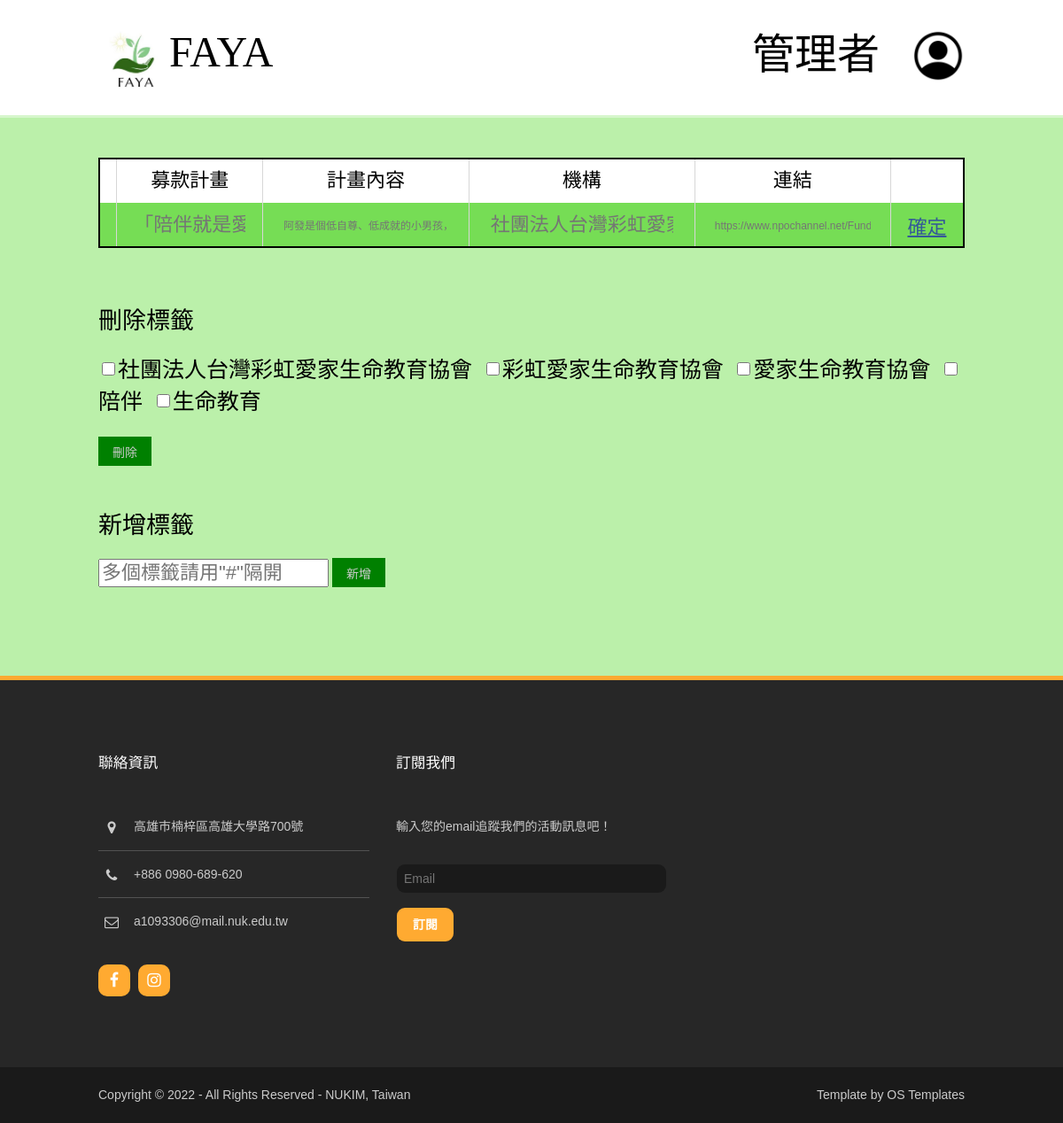
/final/updatePlan.php?pNo=1, run on the app's committed database.
### tables this page shows
CREATE TABLE `plan` (
  `pNo` int(10) NOT NULL,
  `pName` varchar(50) NOT NULL,
  `pNPO` varchar(20) NOT NULL,
  `pTag` varchar(500) NOT NULL,
  `pLink` varchar(1000) NOT NULL,
  `pDescription` varchar(2000) NOT NULL
);

### final/updatePlan.php (the view, shortened to what this page needs)
<!DOCTYPE html>
<html>
<head>
<link href="layout/styles/layout.css" rel="stylesheet" type="text/css" media="all">
</head>
<body id="top">
<div  style="background:linear-gradient(180deg, #FFFFFF 0%, #FFFFFF 130px,#bbf0aa 130px,  #bbf0aa 100%);">
  <div class="wrapper row1">
    <header id="header" class="hoc clear">
      <div id="logo" class="fl_left">
        <h1 class="heading"><a href="#"><img src="img/FAYA_logo2.jpg" style="width:80px; height: 80px;"><font color="black" size="7">FAYA</font></a></h1>
      </div>
      <div class ="fl_right">
        <br/>
        <h1 class="heading"><font color="black" size="7">管理者&nbsp&nbsp&nbsp</font><a href="admin.php"><img class="heading" src="img/profile.png" style="width:60px; height: 60px;"></a></h1>
    </div>
    </header>
  </div>
      <br/><br/>
      <div class="hoc">
      <?php
        require("DBconnected.php");
        $pNo = $_GET['pNo'];
        $i = $_SESSION['i'];
        $SQL="SELECT * FROM plan WHERE pNo='$pNo'";
        if ($result=mysqli_query($link, $SQL)){
            echo "<table border='1' style='border:2px #000000 solid;' cellpadding='5'>";
            echo "<td class='tdBlack'></td>";
            echo "<td class='tdBlack'>募款計畫</td>";
            echo "<td class='tdBlack'>計畫內容</td>";
            echo "<td class='tdBlack'>機構</td>";
            echo "<td class='tdBlack'>連結</td>";
            echo "<td class='tdBlack'></td>";
            while($row=mysqli_fetch_assoc($result)){
                echo "<form action='updatePlanConfirm.php' method = 'post' style = 'width: 100%;' enctype = 'multipart/form-data'>";
                echo "<tr>
                <td class='tdBlack'><input type='hidden' name='pNo' value='".$row['pNo']."'>".$i."</td>
                <td class='tdBlack'><input type='text' class='input1' style='width: 130px;' name='pName' placeholder='".$row['pName']."'></td>
                <td class='tdBlack'><input type='text' class='input1' style='width: 190px; font-size:12px;' name='pDescription' placeholder='".$row['pDescription']."'></td>
                <td class='tdBlack'><input type='text' class='input1' style='width: 210px;' name='pNPO' placeholder='".$row['pNPO']."'></td>
                <td class='tdBlack'><input type='text' class='input1' style='width: 180px; font-size:12px;' name='pLink' placeholder='".$row['pLink']."'></td>
                <td class='tdBlack'style='color: #345998;'><button type='submit'><u>確定</u></button></td>
                </tr>";
            }
            echo "</table>";
        }
    ?>
    <br/><br/>
    <h1 style='color:#000; font-size:27px;'>刪除標籤</h1>
    <?php
        $SQL1 = "SELECT pTag FROM plan WHERE pNo='$pNo'";
        $result = mysqli_query($link, $SQL1);
        $row = mysqli_fetch_assoc($result);
        $tagString = $row["pTag"];
        $tags= explode("#", $tagString);
        echo "<form action='deleteTag.php' method = 'post' style = 'width: 100%;' enctype = 'multipart/form-data'>";
        for($i = 1 ; $i < count($tags) -1 ; $i++){
            echo "<input class='magic-checkbox' type='checkbox' name='delTag[]' id='c1' value='".$tags[$i]."'>";
            echo "<label for='c1'>".$tags[$i]."</label>";
        }
        echo "<br/><br/>";
        echo "<button type='submit' class='button1'>刪除</button>";
        echo "</form>";
    ?>
    <br/><br/>
    <h1 style='color:#000; font-size:27px;'>新增標籤</h1>
    <form action='addTag.php' method = 'post' style = 'width: 100%;' enctype = 'multipart/form-data'>
        <input type='text' name='newTag' style='display:inline;font-size:22px;width:260px;color:#000;' placeholder='多個標籤請用"#"隔開' required>
        <button type='submit' class='button1'>新增</button>
    </form>
    <div class="inspace-50"></div>
  </div>
</div>
<div class="wrapper row4">
  <footer id="footer" class="hoc clear">
    <div class="one_third first">
      <h6 class="heading">聯絡資訊</h6>
      <ul class="nospace btmspace-30 linklist contact">
        <li><i class="fa fa-map-marker"></i>
          <address>
          高雄市楠梓區高雄大學路700號
          </address>
        </li>
        <li><i class="fa fa-phone"></i> +886 0980-689-620</li>
        <li><i class="fa fa-envelope-o"></i> a1093306@mail.nuk.edu.tw</li>
      </ul>
      <ul class="faico clear">
        <li><a class="faicon-facebook" href="https://www.facebook.com/FAYA-100346345957025"><i class="fa fa-facebook"></i></a></li>
        <li><a class="faicon-instagram" href="https://www.instagram.com/faya_npo/"><i class="fa fa-instagram"></i></a></li>
      </ul>
    </div>
    <div class="one_third">
      <h6 class="heading">訂閱我們</h6>
      <p class="nospace btmspace-30">輸入您的email追蹤我們的活動訊息吧！</p>
      <form method="post" action="mailSend.php">
        <fieldset>
          <input class="btmspace-15" type="text" name="email" placeholder="Email">
          <button type="submit" value="subscribe">訂閱</button>
        </fieldset>
      </form>
    </div>
  </footer>
</div>
<div class="wrapper row5">
  <div id="copyright" class="hoc clear">
    <p class="fl_left">Copyright &copy; 2022 - All Rights Reserved - <a href="https://im.nuk.edu.tw/" target="_blank">NUKIM, Taiwan</a></p>
    <p class="fl_right">Template by <a target="_blank" href="http://www.os-templates.com/" title="Free Website Templates">OS Templates</a></p>
  </div>
</div>
</body>
</html>

### final/layout/styles/layout.css (style rules this page uses)
.row4 { border-top:5px solid; }
#header #logo { margin:30px 0 0 0; }
#header #logo h1 { margin:0; padding:0; font-size:22px; }
#footer { padding:80px 0; }
#footer .heading { margin-bottom:50px; font-size:1.2rem; }
#footer .linklist li { display:block; margin-bottom:15px; padding:0 0 15px 0; border-bottom:1px solid; }
#footer .linklist li:last-child { margin:0; padding:0; border:none; }
#footer .linklist li::before, #footer .linklist li::after { display:table; content:""; }
#footer .linklist li, #footer .linklist li::after { clear:both; }
#footer .contact.linklist li, #footer .contact.linklist li:last-child { position:relative; padding-left:40px; }
#footer .contact li * { margin:0; padding:0; line-height:1.6; }
#footer .contact li i { display:block; position:absolute; top:0; left:0; width:30px; font-size:16px; text-align:center; }
#footer input, #footer button { border:1px solid; }
#footer input { display:inline; width:100%; padding:8px; }
#footer button { padding:8px 18px 10px; text-transform:uppercase; font-weight:700; cursor:pointer; }
#copyright { padding:20px 0; }
#copyright * { margin:0; padding:0; }
*, *::before, *::after { transition:all .3s ease-in-out; }
.btn, .icon, #footer input, #footer button, #backtotop, .faico a, .elements li { border-radius:10px; background-clip:padding-box; }
table, th, td { border:1px solid; border-collapse:collapse; vertical-align:top; }
table, th { table-layout:auto; }
table { width:100%; margin-bottom:15px; }
th, td { padding:5px 8px; }
td { border-width:0 1px; }
.faico { margin:0; padding:0; list-style:none; }
.faico li { display:inline-block; margin:8px 5px 0 0; padding:0; line-height:normal; }
.faico li:last-child { margin-right:0; }
.faico a { display:inline-block; width:36px; height:36px; line-height:36px; font-size:18px; text-align:center; }
.faico a { color:#FFFFFF; background-color:#FFAA31; }
body { color:#CBCBCB; background-color:#1A1A1A; }
a { color:#000000; }
.row1 { color:#FFFFFF; background-color:rgba(255,255,255,.4); }
.row4 { color:#CBCBCB; background-color:#272727; border-color:#FFAA31; }
.row5, .row5 a { color:#CBCBCB; background-color:#1A1A1A; }
#header #logo a { color:inherit; }
#footer .heading { color:#FFFFFF; }
#footer .linklist li { border-color:rgba(255,255,255,.2); }
#footer input, #footer button { border-color:transparent; }
#footer input { color:#FFFFFF; background-color:#1A1A1A; }
#footer button { color:#FFFFFF; background-color:#FFAA31; }
table, th, td, #comments .avatar, #comments , #comments textarea { border-color:#D7D7D7; }
tr, #comments li, #comments input[type="submit"], #comments input[type="reset"] { color:inherit; background-color:#FBFBFB; }
tr:nth-child(even), #comments li:nth-child(even) { color:inherit; background-color:#F7F7F7; }
@media screen and (min-width:978px) { .hoc, .split { max-width:978px; } }

### final/updatePlan.php (style rules this page uses)
tr:nth-of-type(even) { background-color: #76dd55; vertical-align:middle; }
tr { width: 180px; height: 50px; vertical-align:middle; }
.tdBlack { font-size: 22px; color:black; vertical-align:middle; text-align:center; overflow:hidden; }
.input1 { border: 0; outline:none; background-color: rgba(0, 0, 0, 0); color:#000; }
button { background-color: rgba(0, 0, 0, 0); border:0; cursor:pointer; }
input[type = "checkbox"] { vertical-align:middle; display:inline; width:15px;height:15px; }
.magic-checkbox + label:before { border-radius: 3px; }
.magic-checkbox + label:after { top: 2px; left: 7px; box-sizing: border-box; width: 6px; height: 12px; transform: rotate(45deg); border-width: 2px; border-style: solid; border-color: #fff; border-top: 0; border-left: 0; }
label { color:#000; display:inline; font-size: 25px; line-height: 3vw; }
.button1 { width:60px; height:33px; border:1; display:inline; background-color:green; border-color:#000; cursor:pointer; }

### data on the page
plan: pName "「陪伴就是愛」-每個孩子都需要被珍惜", pDescription "阿發是個低自尊、低成就的小男孩，因為身上總是髒髒的，喜歡打架、鬧事，人際關係並不好，也時常遭同學冷言冷語謾罵，時間久了，他漸漸開始懷疑自己存在的價值，心中甚至出現死亡念頭.....", pNPO "社團法人台灣彩虹愛家生命教育協會", pLink "https://www.npochannel.net/Fundraising/Article?CARD_ID=20220225162650562", pTag "社團法人台灣彩虹愛家生命教育協會", pTag "彩虹愛家生命教育協會", pTag "愛家生命教育協會", pTag "陪伴", pTag "生命教育"
